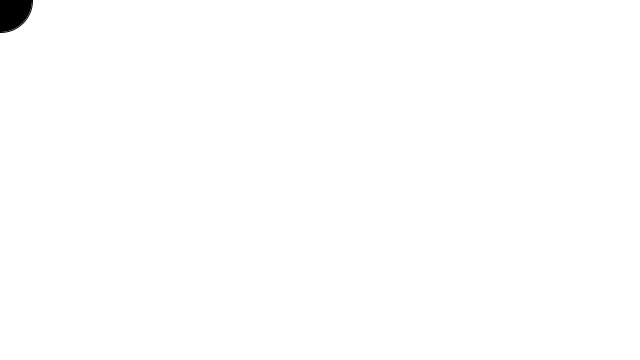
Frame 1 (no input)
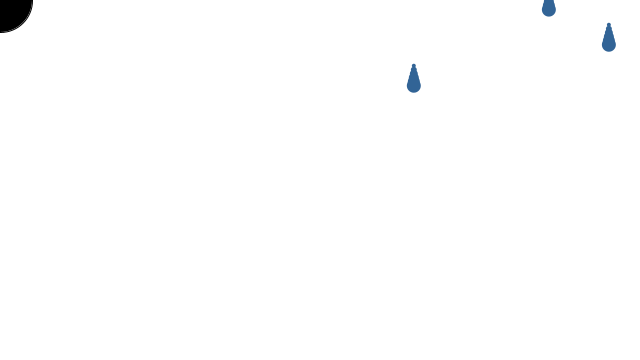
Frame 60 (the mouse pressed at the canvas centre just before this capture)
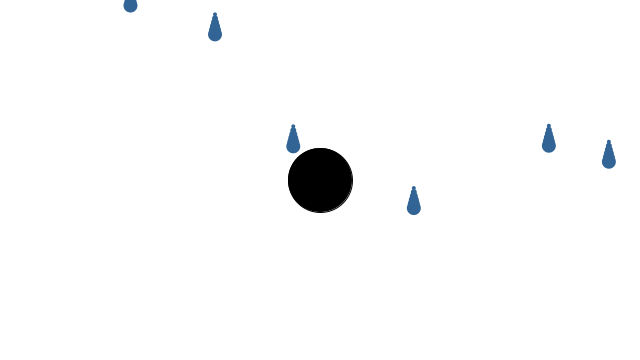
Frame 120 (the mouse held since frame 60 and released just before this capture)

The Processing sketch that drew these frames (run headless with seeded random() and noise(); from frame 60 on, the mouse is pressed at the canvas centre):

// Processing sketch: rainbow_game
// ── rainbow_game.pde
Catcher catcher;
Drop[] drops;
Timer timer;
int totalDrops = 0;

void setup(){
  size(640,360);
  catcher = new Catcher(32);
  drops = new Drop[1000];
  timer = new Timer(300);
  timer.start();
}
void draw(){
  background(255);
  
  // set catcher location
  catcher.setLocation(mouseX,mouseY);
  // display the catcher
  catcher.display();
  
  //Check the timer
  if(timer.isFinished()) {
    // deal with raindrops
  // initialize one drop
  drops[totalDrops]= new Drop();
  //increment drop below..
  totalDrops++;
  if(totalDrops >= drops.length){
    totalDrops=0;
    //is we hit the end of array, start over
  }
  timer.start();
  }
  
  // move and display all drops
  for(int i=0; i < totalDrops; i++){
    drops[i].move();
    drops[i].display();
    if(catcher.intersect(drops[i])) {
      drops[i].caught();
    }
  }
}
  
  
// ── Catcher.pde
class Catcher{
  float r;//radius
  float col;//color
  float x,y; //location
  
  Catcher(float tempR){
    r = tempR;
    col = color(50,10,10,150);
    x = 0;
    y = 0;
  }
  
  void setLocation(float tempX, float tempY) {
    x = tempX;
    y = tempY;
  }
  
  void display(){
    stroke(0);
    fill(col);
    ellipse(x,y,r*2,r*2);
  }
  // a function that returns true or false based on
  //if the catcher intersects a raidrop
  boolean intersect(Drop d) {
    // Calculate distance
    float distance = dist(x,y,d.x,d.y);
    
    //compare distance to sum of radii
    if(distance < r + d.r) {
      return true;
    } else{
      return false;
    }
  }
}
  
  
  
// ── drop.pde
class Drop {
  float x, y; //Variables for location of raindrop
  float speed; //Speed of raindrop
  color c;
  float r; //Radius of raindrop

  Drop() {
    r = 8; //All raindrops are the same sixe
    y = -r*4; //Start with a random x location  
    x = random(width); //Start a little above the window
    speed = random(1, 5); //Pick a random speed
    c = color(50, 100, 150); //color
  }
  
  // Move the raindrop down
  void move() {
    // Increment by speed
    y += speed;
  }
  
  void display() {
    fill(c);
    noStroke();
    for (int i = 2; i<r; i++) {
      ellipse(x, y + i*4, i*2, i*2);
    }
  }
  // Check if it hits the bottom
  boolean reachedBottom() {
    if (y > height + r*4) {
      return true;
    } else {
      return false;
    }
  }
  
  //If the drop is caught
  void caught(){
    // Stop it from moving by setting speed equal to zero
    speed = 0;
    //Set the location to somewhere way off-screen
    y = -1000;
  }
}
// ── timer.pde
class Timer{
  int savedTime; //when timer starts
  int totalTime; // How long Timer should last
  
  Timer(int tempTotalTime){
    totalTime = tempTotalTime;
  }
  
  // Starting the timer
  void start(){
    // When the timer starts it stores the current time in milliseconds.
    savedTime = millis();
}

// The function isFinished() returns true if 5,000 ms have passed.
// The work of the timer is farmed out to this method.
boolean isFinished(){
  // Check how much time has passed
  int passedTime = millis()- savedTime;
  if(passedTime>totalTime){
    return true;
  } else {
    return false;
  }
}
}
